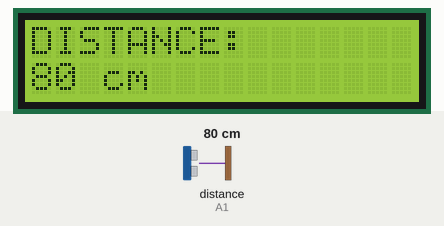
Recording of a sketch running on a simulated Arduino Uno, built with avr-gcc and run on an emulated ATmega328P. On the bench: 16×2 character LCD. Wiring (inferred from the names in the program): ultrasonic range finder: trigger A0; echo A1. Inputs (shaded band) come from the test bench; at power-on: distance to the obstacle (sensor on A1) 80 cm. The echo pulse lasts 58.3 µs per cm.

Above: at 2.7 s.
2.8 s: distance to the obstacle (sensor on A1) set to 250 cm
At 4.0 s:
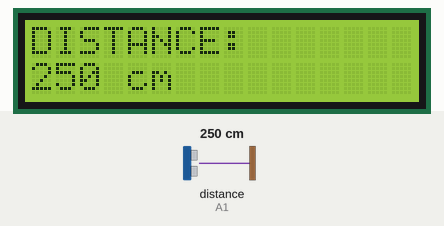
4.8 s: distance to the obstacle (sensor on A1) set to 2 cm
At 6.2 s:
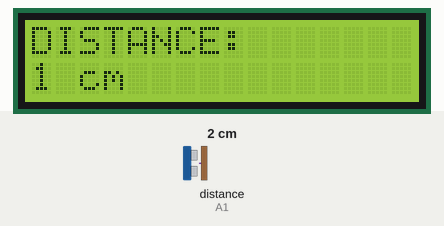
6.5 s: distance to the obstacle (sensor on A1) set to 4 cm
At 7.3 s:
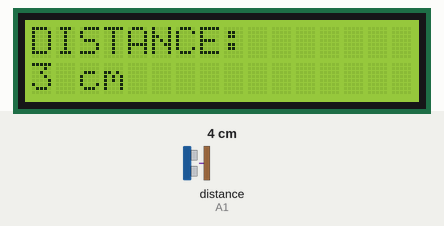
Timing chart, 0 to 9.5 s (numbered marks = the images above; inputs shaded):
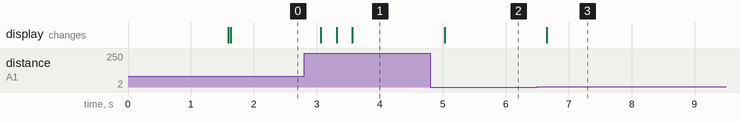

Measured:
- after the input at 2.8 s, the display: changes after 0.27 s (image 1)
- after the input at 4.8 s, the display: changes after 0.23 s (image 2)
- after the input at 6.5 s, the display: changes after 0.16 s (image 3)

The sketch:

lcd_distance_test.ino
```cpp
#include <Wire.h>
#include <LiquidCrystal_I2C.h>

const int TRIG = A0;
const int ECHO = A1;

LiquidCrystal_I2C lcd(0x27, 16, 2);

long readDistanceCm() {
  digitalWrite(TRIG, LOW);
  delayMicroseconds(2);

  digitalWrite(TRIG, HIGH);
  delayMicroseconds(10);

  digitalWrite(TRIG, LOW);

  unsigned long duration = pulseIn(ECHO, HIGH, 30000UL);

  if (duration == 0) {
    return 999;
  }

  return duration / 58;
}

void setup() {
  pinMode(TRIG, OUTPUT);
  pinMode(ECHO, INPUT);

  lcd.init();
  lcd.backlight();
  lcd.clear();

  lcd.setCursor(0, 0);
  lcd.print("   M A V P");

  lcd.setCursor(0, 1);
  lcd.print("DISTANCE SENSOR");

  delay(1500);
  lcd.clear();
}

void loop() {
  long distance = readDistanceCm();

  lcd.setCursor(0, 0);
  lcd.print("DISTANCE:       ");

  lcd.setCursor(0, 1);

  if (distance >= 999) {
    lcd.print("NO TARGET       ");
  } else {
    lcd.print(distance);
    lcd.print(" cm            ");
  }

  delay(200);
}
```
